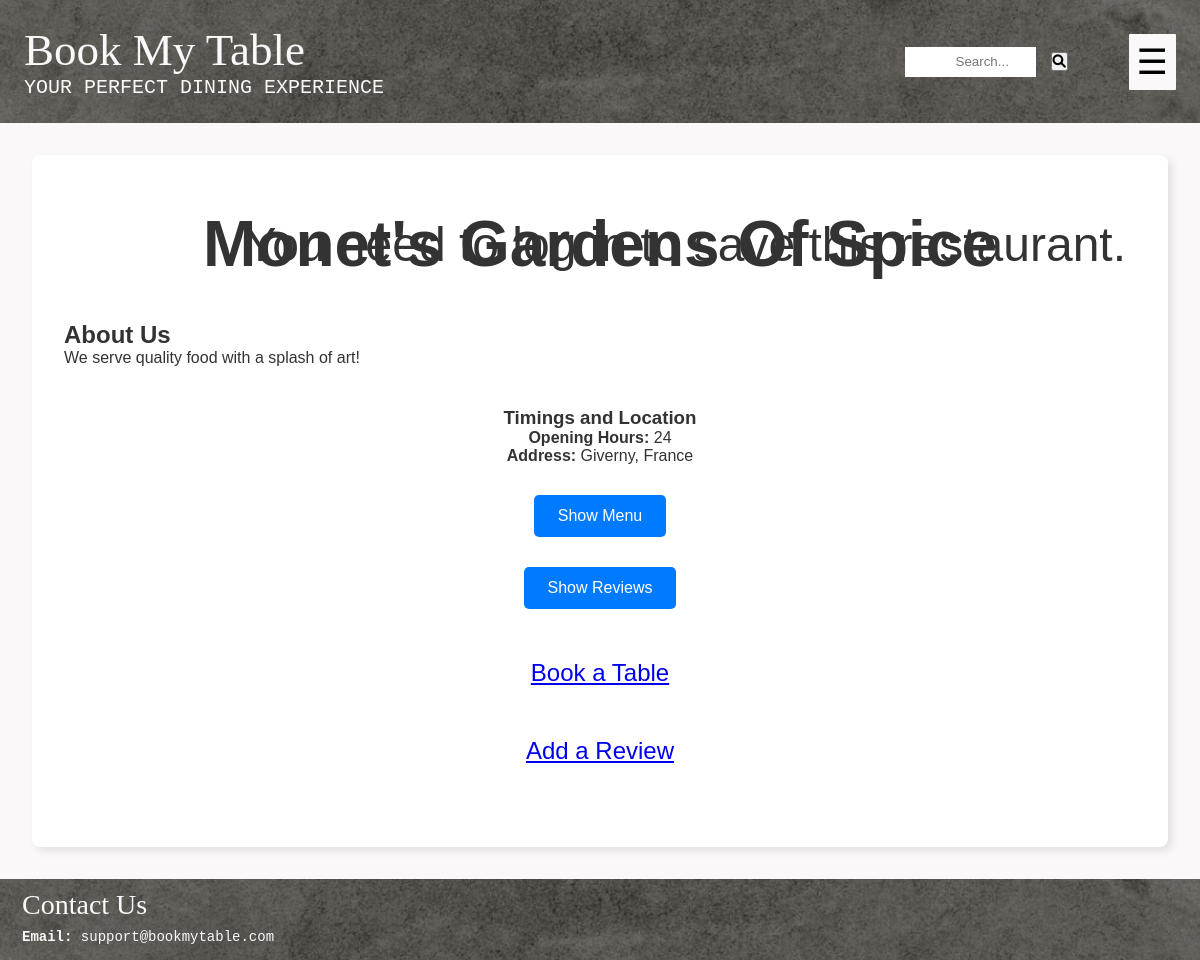
The app's page /restaurant/1/?user_id=None with its own data.
### restaurant/models.py (models this page shows, shortened)
class Restaurant(models.Model):
    R_ID = models.AutoField(primary_key=True)
    R_Name = models.CharField(max_length=100)
    owner = models.OneToOneField('users.Owner', on_delete=models.CASCADE, related_name='restaurant')
    R_EmailAddress = models.EmailField(unique=True)
    R_ContactNumber = models.CharField(unique = True, max_length=15)
    R_Address = models.TextField() # this will allow for multiple addresses too
    R_Description = models.TextField(blank=True, null=True) #can be left blank, will store NULL if no value exists
    R_CuisineTypes = models.CharField(max_length=100)
    R_ReservationCost = models.DecimalField(max_digits=10, decimal_places=2)
    R_OpenHours = models.CharField(max_length=100) # e.g "Mon-Fri: 9:00AM - 8PM"
    Rating = models.DecimalField(decimal_places=2, default=0.0, max_digits=100)
    NetRevenue = models.DecimalField(max_digits=15, decimal_places=2, default=0.0)

### restaurant/views.py (the view)
# urls.py: path('<int:R_ID>/', views.restaurant_details, name = 'restaurant_details'),
def restaurant_details(request, R_ID):
    print(f"R_ID: {R_ID}, Query Params: {request.GET}")
    user_id = request.GET.get('user_id')  # Capture user_id from the query parameter
    restaurant = get_object_or_404(Restaurant, pk=R_ID)
    menu = Menu.objects.filter(restaurant=restaurant).first()
    dishes = Dish.objects.filter(menu=menu) if menu else []
    reviews = Review.objects.filter(restaurant=restaurant)
    return render(request, 'restaurant/restaurant_details.html', {
        'restaurant': restaurant,
        'dishes': dishes,
        'reviews': reviews,  # Pass reviews to the template
        'user_id': user_id
    })

### restaurant/templates/restaurant/restaurant_details.html (shortened to what this page needs)
{% extends "layout.html" %}
{% block content %}
<div class="container">
    <div class="card-header text-center" style="font-size: 3rem; margin-top: 20px; position: relative;">
        <h1>{{ restaurant.R_Name }}</h1>
        <div style="position: absolute; top: 10px; right: 10px;">
            {% if user.is_authenticated %}
                {% if is_saved %}
                    <a href="{% url 'interactions:save_restaurant' restaurant.R_ID %}" class="text-red-500">
                        <i class="fas fa-heart"></i>
                    </a>
                {% else %}
                    <a href="{% url 'interactions:save_restaurant' restaurant.R_ID %}" class="text-gray-500">
                        <i class="far fa-heart"></i>
                    </a>
                {% endif %}
            {% else %}
                <p>You need to log in to save this restaurant.</p>
            {% endif %}
        </div>
    </div>
    <section style="margin: 40px 0; text-align: left;">
        <h2>About Us</h2>
        <p>{{ restaurant.R_Description }}</p>
    </section>
    <section style="margin: 20px 0; text-align: center;">
        <h3>Timings and Location</h3>
        <p><strong>Opening Hours:</strong> {{ restaurant.R_OpenHours }}</p>
        <p><strong>Address:</strong> {{ restaurant.R_Address }}</p>
    </section>
    <section style="margin: 30px 0; text-align: center;">
        <button id="toggleMenuButton" class="button">
            Show Menu
        </button>
    </section>
    <section style="margin: 30px 0; text-align: center;">
        <button id="toggleReviewsButton" class="button">
            Show Reviews
        </button>
    </section>
    <section style="margin: 50px 0; text-align: center;">
        <a href="{% url 'reservation:select_time' restaurant.R_ID %}?user_id={{ user_id }}" class="btn btn-primary" style="padding: 15px 30px; font-size: 1.5rem;">
            Book a Table
        </a>
    </section>
    <section style="margin: 50px 0; text-align: center;">
        <a href="{% url 'interactions:add_review' restaurant.R_ID %}?user_id={{ user_id }}" class="btn btn-primary" style="padding: 15px 30px; font-size: 1.5rem;">
            Add a Review
        </a>
    </section>
</div>
{% endblock %}

### static/style.css (style rules this page uses)
* { margin: 0; padding: 0; box-sizing: border-box; }
html, body { height: 100%; margin: 0; }
body { font-family: Arial, sans-serif; background-color: #faf8f8; color: #333; display: flex; flex-direction: column; }
h1 { font-size: 4rem; margin: 0 auto; font-family: Arial, Helvetica, sans-serif; }
.container { max-width: 1200px; margin: 0 auto; padding: 2rem; background-color: #fff; border-radius: 8px; box-shadow: 4px 4px 8px rgba(0, 0, 0, 0.1); }
.button { display: inline-block; padding: 0.75rem 1.5rem; border: none; border-radius: 5px; background-color: #007BFF; color: #fff; font-size: 1rem; cursor: pointer; text-align: center; transition: background-color 0.3s; }
.text-center { text-align: center; }
.card-header { font-size: 2rem; font-weight: lighter; margin-bottom: 1rem; }

### records on screen
Restaurant: R_Name "Monet's Gardens Of Spice", R_Description "We serve quality food with a splash of art!", R_OpenHours "24", R_Address "Giverny, France"
